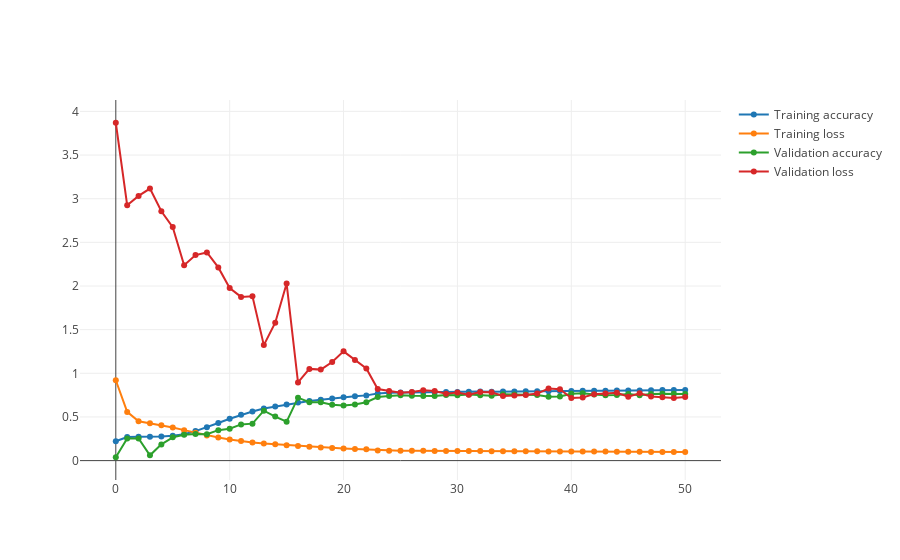

Notebook code cell kept with this figure:
### Markdown cell above
#### Architecture 1

### Code cell
py.iplot([
        go.Scatter(x=n_arch1_history.index, y=n_arch1_history.acc, mode='lines+markers', name='Training accuracy'),
        go.Scatter(x=n_arch1_history.index, y=n_arch1_history.loss, mode='lines+markers', name='Training loss'),
        go.Scatter(x=n_arch1_history.index, y=n_arch1_history.val_acc, mode='lines+markers', name='Validation accuracy'),
        go.Scatter(x=n_arch1_history.index, y=n_arch1_history.val_loss, mode='lines+markers', name='Validation loss')
    ], filename='n_arch1_history')
